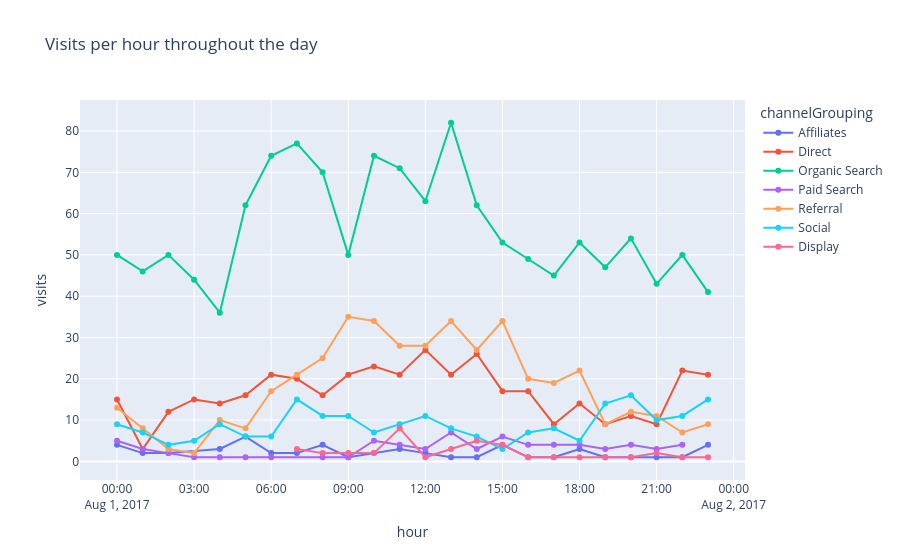

The cell this chart's notebook holds for it:
### Markdown cell above
## 5: Show hourly visits per channelGrouping

Adjust the code below to show the hourly visits throughout the day per `channelGrouping`.

### Code cell
df_clean['visitStartTime'] = df_clean['visitStartTime'].dt.tz_convert('America/Los_Angeles')
df_clean['hour'] = df_clean['visitStartTime'].dt.to_period('H')
visits_per_month = df_clean.groupby(['hour', 'channelGrouping']).size().reset_index(name='visits')
visits_per_month['hour'] = visits_per_month['hour'].astype(str)
px.line(visits_per_month, x='hour', y='visits', color='channelGrouping', title='Visits per hour throughout the day', markers=True)

### Figure 1 — Plotly figure (JSON) as saved in the notebook; plotly's stock layout.template omitted (floating-point values rounded to 4 significant figures)
{"data": [{"hovertemplate": "channelGrouping=Affiliates<br>hour=%{x}<br>visits=%{y}<extra></extra>", "legendgroup": "Affiliates", "line": {"color": "#636efa", "dash": "solid"}, "marker": {"symbol": "circle"}, "mode": "lines+markers", "name": "Affiliates", "orientation": "v", "showlegend": true, "type": "scatter", "x": ["2017-08-01 00:00", "2017-08-01 01:00", "2017-08-01 02:00", "2017-08-01 04:00", "2017-08-01 05:00", "2017-08-01 06:00", "2017-08-01 07:00", "2017-08-01 08:00", "2017-08-01 09:00", "2017-08-01 10:00", "2017-08-01 11:00", "2017-08-01 12:00", "2017-08-01 13:00", "2017-08-01 14:00", "2017-08-01 15:00", "2017-08-01 16:00", "2017-08-01 17:00", "2017-08-01 18:00", "2017-08-01 19:00", "2017-08-01 20:00", "2017-08-01 21:00", "2017-08-01 22:00", "2017-08-01 23:00"], "xaxis": "x", "y": [4, 2, 2, 3, 6, 2, 2, 4, 1, 2, 3, 2, 1, 1, 4, 1, 1, 3, 1, 1, 1, 1, 4], "yaxis": "y"}, {"hovertemplate": "channelGrouping=Direct<br>hour=%{x}<br>visits=%{y}<extra></extra>", "legendgroup": "Direct", "line": {"color": "#EF553B", "dash": "solid"}, "marker": {"symbol": "circle"}, "mode": "lines+markers", "name": "Direct", "orientation": "v", "showlegend": true, "type": "scatter", "x": ["2017-08-01 00:00", "2017-08-01 01:00", "2017-08-01 02:00", "2017-08-01 03:00", "2017-08-01 04:00", "2017-08-01 05:00", "2017-08-01 06:00", "2017-08-01 07:00", "2017-08-01 08:00", "2017-08-01 09:00", "2017-08-01 10:00", "2017-08-01 11:00", "2017-08-01 12:00", "2017-08-01 13:00", "2017-08-01 14:00", "2017-08-01 15:00", "2017-08-01 16:00", "2017-08-01 17:00", "2017-08-01 18:00", "2017-08-01 19:00", "2017-08-01 20:00", "2017-08-01 21:00", "2017-08-01 22:00", "2017-08-01 23:00"], "xaxis": "x", "y": [15, 3, 12, 15, 14, 16, 21, 20, 16, 21, 23, 21, 27, 21, 26, 17, 17, 9, 14, 9, 11, 9, 22, 21], "yaxis": "y"}, {"hovertemplate": "channelGrouping=Organic Search<br>hour=%{x}<br>visits=%{y}<extra></extra>", "legendgroup": "Organic Search", "line": {"color": "#00cc96", "dash": "solid"}, "marker": {"symbol": "circle"}, "mode": "lines+markers", "name": "Organic Search", "orientation": "v", "showlegend": true, "type": "scatter", "x": ["2017-08-01 00:00", "2017-08-01 01:00", "2017-08-01 02:00", "2017-08-01 03:00", "2017-08-01 04:00", "2017-08-01 05:00", "2017-08-01 06:00", "2017-08-01 07:00", "2017-08-01 08:00", "2017-08-01 09:00", "2017-08-01 10:00", "2017-08-01 11:00", "2017-08-01 12:00", "2017-08-01 13:00", "2017-08-01 14:00", "2017-08-01 15:00", "2017-08-01 16:00", "2017-08-01 17:00", "2017-08-01 18:00", "2017-08-01 19:00", "2017-08-01 20:00", "2017-08-01 21:00", "2017-08-01 22:00", "2017-08-01 23:00"], "xaxis": "x", "y": [50, 46, 50, 44, 36, 62, 74, 77, 70, 50, 74, 71, 63, 82, 62, 53, 49, 45, 53, 47, 54, 43, 50, 41], "yaxis": "y"}, {"hovertemplate": "channelGrouping=Paid Search<br>hour=%{x}<br>visits=%{y}<extra></extra>", "legendgroup": "Paid Search", "line": {"color": "#ab63fa", "dash": "solid"}, "marker": {"symbol": "circle"}, "mode": "lines+markers", "name": "Paid Search", "orientation": "v", "showlegend": true, "type": "scatter", "x": ["2017-08-01 00:00", "2017-08-01 01:00", "2017-08-01 02:00", "2017-08-01 03:00", "2017-08-01 04:00", "2017-08-01 05:00", "2017-08-01 06:00", "2017-08-01 08:00", "2017-08-01 09:00", "2017-08-01 10:00", "2017-08-01 11:00", "2017-08-01 12:00", "2017-08-01 13:00", "2017-08-01 14:00", "2017-08-01 15:00", "2017-08-01 16:00", "2017-08-01 17:00", "2017-08-01 18:00", "2017-08-01 19:00", "2017-08-01 20:00", "2017-08-01 21:00", "2017-08-01 22:00"], "xaxis": "x", "y": [5, 3, 2, 1, 1, 1, 1, 1, 1, 5, 4, 3, 7, 3, 6, 4, 4, 4, 3, 4, 3, 4], "yaxis": "y"}, {"hovertemplate": "channelGrouping=Referral<br>hour=%{x}<br>visits=%{y}<extra></extra>", "legendgroup": "Referral", "line": {"color": "#FFA15A", "dash": "solid"}, "marker": {"symbol": "circle"}, "mode": "lines+markers", "name": "Referral", "orientation": "v", "showlegend": true, "type": "scatter", "x": ["2017-08-01 00:00", "2017-08-01 01:00", "2017-08-01 02:00", "2017-08-01 03:00", "2017-08-01 04:00", "2017-08-01 05:00", "2017-08-01 06:00", "2017-08-01 07:00", "2017-08-01 08:00", "2017-08-01 09:00", "2017-08-01 10:00", "2017-08-01 11:00", "2017-08-01 12:00", "2017-08-01 13:00", "2017-08-01 14:00", "2017-08-01 15:00", "2017-08-01 16:00", "2017-08-01 17:00", "2017-08-01 18:00", "2017-08-01 19:00", "2017-08-01 20:00", "2017-08-01 21:00", "2017-08-01 22:00", "2017-08-01 23:00"], "xaxis": "x", "y": [13, 8, 3, 2, 10, 8, 17, 21, 25, 35, 34, 28, 28, 34, 27, 34, 20, 19, 22, 9, 12, 11, 7, 9], "yaxis": "y"}, {"hovertemplate": "channelGrouping=Social<br>hour=%{x}<br>visits=%{y}<extra></extra>", "legendgroup": "Social", "line": {"color": "#19d3f3", "dash": "solid"}, "marker": {"symbol": "circle"}, "mode": "lines+markers", "name": "Social", "orientation": "v", "showlegend": true, "type": "scatter", "x": ["2017-08-01 00:00", "2017-08-01 01:00", "2017-08-01 02:00", "2017-08-01 03:00", "2017-08-01 04:00", "2017-08-01 05:00", "2017-08-01 06:00", "2017-08-01 07:00", "2017-08-01 08:00", "2017-08-01 09:00", "2017-08-01 10:00", "2017-08-01 11:00", "2017-08-01 12:00", "2017-08-01 13:00", "2017-08-01 14:00", "2017-08-01 15:00", "2017-08-01 16:00", "2017-08-01 17:00", "2017-08-01 18:00", "2017-08-01 19:00", "2017-08-01 20:00", "2017-08-01 21:00", "2017-08-01 22:00", "2017-08-01 23:00"], "xaxis": "x", "y": [9, 7, 4, 5, 9, 6, 6, 15, 11, 11, 7, 9, 11, 8, 6, 3, 7, 8, 5, 14, 16, 10, 11, 15], "yaxis": "y"}, {"hovertemplate": "channelGrouping=Display<br>hour=%{x}<br>visits=%{y}<extra></extra>", "legendgroup": "Display", "line": {"color": "#FF6692", "dash": "solid"}, "marker": {"symbol": "circle"}, "mode": "lines+markers", "name": "Display", "orientation": "v", "showlegend": true, "type": "scatter", "x": ["2017-08-01 07:00", "2017-08-01 08:00", "2017-08-01 09:00", "2017-08-01 10:00", "2017-08-01 11:00", "2017-08-01 12:00", "2017-08-01 13:00", "2017-08-01 14:00", "2017-08-01 15:00", "2017-08-01 16:00", "2017-08-01 17:00", "2017-08-01 18:00", "2017-08-01 19:00", "2017-08-01 20:00", "2017-08-01 21:00", "2017-08-01 22:00", "2017-08-01 23:00"], "xaxis": "x", "y": [3, 2, 2, 2, 8, 1, 3, 5, 4, 1, 1, 1, 1, 1, 2, 1, 1], "yaxis": "y"}], "layout": {"legend": {"title": {"text": "channelGrouping"}, "tracegroupgap": 0}, "title": {"text": "Visits per hour throughout the day"}, "xaxis": {"anchor": "y", "domain": [0, 1], "title": {"text": "hour"}}, "yaxis": {"anchor": "x", "domain": [0, 1], "title": {"text": "visits"}}}}
